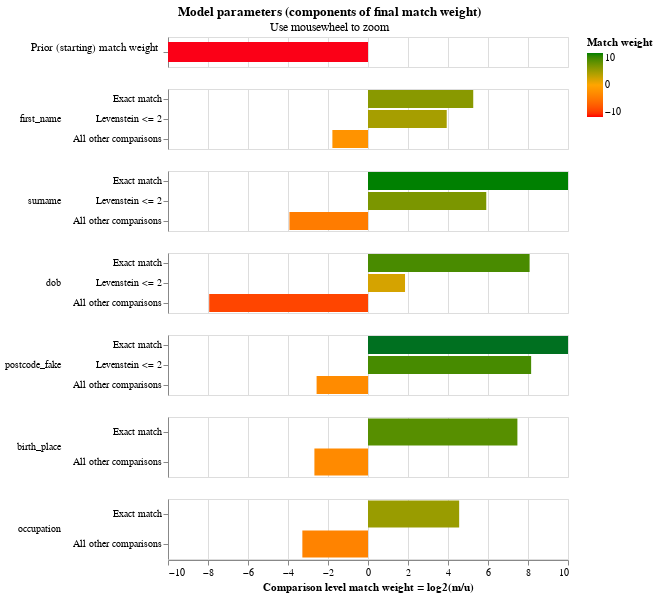

The notebook cell saved with this chart:
### Markdown cell above
The final match weights can be viewed in the match weights chart:

### Code cell
linker.match_weights_chart()

### Figure 1 — Vega-Lite specification as saved in the notebook (floating-point values rounded to 4 significant figures)
{"$schema": "https://vega.github.io/schema/vega-lite/v5.2.json", "config": {"header": {"title": null}, "mark": {"tooltip": null}, "title": {"anchor": "middle"}, "view": {"height": 60, "width": 400}}, "data": {"values": [{"bayes_factor": 0.0001183, "bayes_factor_description": "Proportion of matches is 0.000, equivalent to a starting match weight of -13.045.This means that if two records are drawn at random, one in  8,453.5 is expected to be a match", "comparison_name": "proportion_of_matches", "comparison_sort_order": -1, "comparison_vector_value": 0, "has_tf_adjustments": false, "is_null_level": false, "label_for_charts": "", "log2_bayes_factor": -13.05, "m_probability": null, "m_probability_description": null, "max_comparison_vector_value": 0, "proportion_of_matches": 0.0001183, "sql_condition": null, "tf_adjustment_column": null, "tf_adjustment_weight": null, "u_probability": null, "u_probability_description": null}, {"bayes_factor": 38.37, "bayes_factor_description": "If comparison level is `exact match` then comparison is 38.37 times more likely to be a match", "comparison_name": "first_name", "comparison_sort_order": 0, "comparison_vector_value": 2, "has_tf_adjustments": false, "is_null_level": false, "label_for_charts": "Exact match", "log2_bayes_factor": 5.262, "m_probability": 0.5546, "m_probability_description": "Amongst matching record comparisons, 55.46% of records are in the exact match comparison level", "max_comparison_vector_value": 2, "proportion_of_matches": 0.0001183, "sql_condition": "\"first_name_l\" = \"first_name_r\"", "tf_adjustment_column": null, "tf_adjustment_weight": 1, "u_probability": 0.01445, "u_probability_description": "Amongst non-matching record comparisons, 1.45% of records are in the exact match comparison level"}, {"bayes_factor": 15.3, "bayes_factor_description": "If comparison level is `levenstein <= 2` then comparison is 15.30 times more likely to be a match", "comparison_name": "first_name", "comparison_sort_order": 0, "comparison_vector_value": 1, "has_tf_adjustments": false, "is_null_level": false, "label_for_charts": "Levenstein <= 2", "log2_bayes_factor": 3.936, "m_probability": 0.1617, "m_probability_description": "Amongst matching record comparisons, 16.17% of records are in the levenstein <= 2 comparison level", "max_comparison_vector_value": 2, "proportion_of_matches": 0.0001183, "sql_condition": "levenshtein(\"first_name_l\", \"first_name_r\") <= 2", "tf_adjustment_column": null, "tf_adjustment_weight": 1, "u_probability": 0.01056, "u_probability_description": "Amongst non-matching record comparisons, 1.06% of records are in the levenstein <= 2 comparison level"}, {"bayes_factor": 0.291, "bayes_factor_description": "If comparison level is `all other comparisons` then comparison is  3.44 times less likely to be a match", "comparison_name": "first_name", "comparison_sort_order": 0, "comparison_vector_value": 0, "has_tf_adjustments": false, "is_null_level": false, "label_for_charts": "All other comparisons", "log2_bayes_factor": -1.781, "m_probability": 0.2837, "m_probability_description": "Amongst matching record comparisons, 28.37% of records are in the all other comparisons comparison level", "max_comparison_vector_value": 2, "proportion_of_matches": 0.0001183, "sql_condition": "ELSE", "tf_adjustment_column": null, "tf_adjustment_weight": 1, "u_probability": 0.975, "u_probability_description": "Amongst non-matching record comparisons, 97.50% of records are in the all other comparisons comparison level"}, {"bayes_factor": 1075.0, "bayes_factor_description": "If comparison level is `exact match` then comparison is 1,074.80 times more likely to be a match", "comparison_name": "surname", "comparison_sort_order": 1, "comparison_vector_value": 2, "has_tf_adjustments": false, "is_null_level": false, "label_for_charts": "Exact match", "log2_bayes_factor": 10.07, "m_probability": 0.7856, "m_probability_description": "Amongst matching record comparisons, 78.56% of records are in the exact match comparison level", "max_comparison_vector_value": 2, "proportion_of_matches": 0.0001183, "sql_condition": "\"surname_l\" = \"surname_r\"", "tf_adjustment_column": null, "tf_adjustment_weight": 1, "u_probability": 0.0007309, "u_probability_description": "Amongst non-matching record comparisons, 0.07% of records are in the exact match comparison level"}, {"bayes_factor": 60.26, "bayes_factor_description": "If comparison level is `levenstein <= 2` then comparison is 60.26 times more likely to be a match", "comparison_name": "surname", "comparison_sort_order": 1, "comparison_vector_value": 1, "has_tf_adjustments": false, "is_null_level": false, "label_for_charts": "Levenstein <= 2", "log2_bayes_factor": 5.913, "m_probability": 0.1489, "m_probability_description": "Amongst matching record comparisons, 14.89% of records are in the levenstein <= 2 comparison level", "max_comparison_vector_value": 2, "proportion_of_matches": 0.0001183, "sql_condition": "levenshtein(\"surname_l\", \"surname_r\") <= 2", "tf_adjustment_column": null, "tf_adjustment_weight": 1, "u_probability": 0.00247, "u_probability_description": "Amongst non-matching record comparisons, 0.25% of records are in the levenstein <= 2 comparison level"}, {"bayes_factor": 0.06572, "bayes_factor_description": "If comparison level is `all other comparisons` then comparison is  15.22 times less likely to be a match", "comparison_name": "surname", "comparison_sort_order": 1, "comparison_vector_value": 0, "has_tf_adjustments": false, "is_null_level": false, "label_for_charts": "All other comparisons", "log2_bayes_factor": -3.928, "m_probability": 0.06551, "m_probability_description": "Amongst matching record comparisons, 6.55% of records are in the all other comparisons comparison level", "max_comparison_vector_value": 2, "proportion_of_matches": 0.0001183, "sql_condition": "ELSE", "tf_adjustment_column": null, "tf_adjustment_weight": 1, "u_probability": 0.9968, "u_probability_description": "Amongst non-matching record comparisons, 99.68% of records are in the all other comparisons comparison level"}, {"bayes_factor": 270.6, "bayes_factor_description": "If comparison level is `exact match` then comparison is 270.63 times more likely to be a match", "comparison_name": "dob", "comparison_sort_order": 2, "comparison_vector_value": 2, "has_tf_adjustments": false, "is_null_level": false, "label_for_charts": "Exact match", "log2_bayes_factor": 8.08, "m_probability": 0.6213, "m_probability_description": "Amongst matching record comparisons, 62.13% of records are in the exact match comparison level", "max_comparison_vector_value": 2, "proportion_of_matches": 0.0001183, "sql_condition": "\"dob_l\" = \"dob_r\"", "tf_adjustment_column": null, "tf_adjustment_weight": 1, "u_probability": 0.002296, "u_probability_description": "Amongst non-matching record comparisons, 0.23% of records are in the exact match comparison level"}, {"bayes_factor": 3.608, "bayes_factor_description": "If comparison level is `levenstein <= 2` then comparison is 3.61 times more likely to be a match", "comparison_name": "dob", "comparison_sort_order": 2, "comparison_vector_value": 1, "has_tf_adjustments": false, "is_null_level": false, "label_for_charts": "Levenstein <= 2", "log2_bayes_factor": 1.851, "m_probability": 0.375, "m_probability_description": "Amongst matching record comparisons, 37.50% of records are in the levenstein <= 2 comparison level", "max_comparison_vector_value": 2, "proportion_of_matches": 0.0001183, "sql_condition": "levenshtein(\"dob_l\", \"dob_r\") <= 2", "tf_adjustment_column": null, "tf_adjustment_weight": 1, "u_probability": 0.1039, "u_probability_description": "Amongst non-matching record comparisons, 10.39% of records are in the levenstein <= 2 comparison level"}, {"bayes_factor": 0.004076, "bayes_factor_description": "If comparison level is `all other comparisons` then comparison is  245.35 times less likely to be a match", "comparison_name": "dob", "comparison_sort_order": 2, "comparison_vector_value": 0, "has_tf_adjustments": false, "is_null_level": false, "label_for_charts": "All other comparisons", "log2_bayes_factor": -7.939, "m_probability": 0.003643, "m_probability_description": "Amongst matching record comparisons, 0.36% of records are in the all other comparisons comparison level", "max_comparison_vector_value": 2, "proportion_of_matches": 0.0001183, "sql_condition": "ELSE", "tf_adjustment_column": null, "tf_adjustment_weight": 1, "u_probability": 0.8938, "u_probability_description": "Amongst non-matching record comparisons, 89.38% of records are in the all other comparisons comparison level"}, {"bayes_factor": 5329.0, "bayes_factor_description": "If comparison level is `exact match` then comparison is 5,328.62 times more likely to be a match", "comparison_name": "postcode_fake", "comparison_sort_order": 3, "comparison_vector_value": 2, "has_tf_adjustments": false, "is_null_level": false, "label_for_charts": "Exact match", "log2_bayes_factor": 12.38, "m_probability": 0.6889, "m_probability_description": "Amongst matching record comparisons, 68.89% of records are in the exact match comparison level", "max_comparison_vector_value": 2, "proportion_of_matches": 0.0001183, "sql_condition": "\"postcode_fake_l\" = \"postcode_fake_r\"", "tf_adjustment_column": null, "tf_adjustment_weight": 1, "u_probability": 0.0001293, "u_probability_description": "Amongst non-matching record comparisons, 0.01% of records are in the exact match comparison level"}, {"bayes_factor": 285.4, "bayes_factor_description": "If comparison level is `levenstein <= 2` then comparison is 285.37 times more likely to be a match", "comparison_name": "postcode_fake", "comparison_sort_order": 3, "comparison_vector_value": 1, "has_tf_adjustments": false, "is_null_level": false, "label_for_charts": "Levenstein <= 2", "log2_bayes_factor": 8.157, "m_probability": 0.1428, "m_probability_description": "Amongst matching record comparisons, 14.28% of records are in the levenstein <= 2 comparison level", "max_comparison_vector_value": 2, "proportion_of_matches": 0.0001183, "sql_condition": "levenshtein(\"postcode_fake_l\", \"postcode_fake_r\") <= 2", "tf_adjustment_column": null, "tf_adjustment_weight": 1, "u_probability": 0.0005005, "u_probability_description": "Amongst non-matching record comparisons, 0.05% of records are in the levenstein <= 2 comparison level"}, {"bayes_factor": 0.1684, "bayes_factor_description": "If comparison level is `all other comparisons` then comparison is  5.94 times less likely to be a match", "comparison_name": "postcode_fake", "comparison_sort_order": 3, "comparison_vector_value": 0, "has_tf_adjustments": false, "is_null_level": false, "label_for_charts": "All other comparisons", "log2_bayes_factor": -2.57, "m_probability": 0.1683, "m_probability_description": "Amongst matching record comparisons, 16.83% of records are in the all other comparisons comparison level", "max_comparison_vector_value": 2, "proportion_of_matches": 0.0001183, "sql_condition": "ELSE", "tf_adjustment_column": null, "tf_adjustment_weight": 1, "u_probability": 0.9994, "u_probability_description": "Amongst non-matching record comparisons, 99.94% of records are in the all other comparisons comparison level"}, {"bayes_factor": 177.3, "bayes_factor_description": "If comparison level is `exact match` then comparison is 177.29 times more likely to be a match", "comparison_name": "birth_place", "comparison_sort_order": 4, "comparison_vector_value": 1, "has_tf_adjustments": false, "is_null_level": false, "label_for_charts": "Exact match", "log2_bayes_factor": 7.47, "m_probability": 0.8447, "m_probability_description": "Amongst matching record comparisons, 84.47% of records are in the exact match comparison level", "max_comparison_vector_value": 1, "proportion_of_matches": 0.0001183, "sql_condition": "\"birth_place_l\" = \"birth_place_r\"", "tf_adjustment_column": null, "tf_adjustment_weight": 1, "u_probability": 0.004765, "u_probability_description": "Amongst non-matching record comparisons, 0.48% of records are in the exact match comparison level"}, {"bayes_factor": 0.156, "bayes_factor_description": "If comparison level is `all other comparisons` then comparison is  6.41 times less likely to be a match", "comparison_name": "birth_place", "comparison_sort_order": 4, "comparison_vector_value": 0, "has_tf_adjustments": false, "is_null_level": false, "label_for_charts": "All other comparisons", "log2_bayes_factor": -2.68, "m_probability": 0.1553, "m_probability_description": "Amongst matching record comparisons, 15.53% of records are in the all other comparisons comparison level", "max_comparison_vector_value": 1, "proportion_of_matches": 0.0001183, "sql_condition": "ELSE", "tf_adjustment_column": null, "tf_adjustment_weight": 1, "u_probability": 0.9952, "u_probability_description": "Amongst non-matching record comparisons, 99.52% of records are in the all other comparisons comparison level"}, {"bayes_factor": 23.56, "bayes_factor_description": "If comparison level is `exact match` then comparison is 23.56 times more likely to be a match", "comparison_name": "occupation", "comparison_sort_order": 5, "comparison_vector_value": 1, "has_tf_adjustments": false, "is_null_level": false, "label_for_charts": "Exact match", "log2_bayes_factor": 4.558, "m_probability": 0.9011, "m_probability_description": "Amongst matching record comparisons, 90.11% of records are in the exact match comparison level", "max_comparison_vector_value": 1, "proportion_of_matches": 0.0001183, "sql_condition": "\"occupation_l\" = \"occupation_r\"", "tf_adjustment_column": null, "tf_adjustment_weight": 1, "u_probability": 0.03825, "u_probability_description": "Amongst non-matching record comparisons, 3.82% of records are in the exact match comparison level"}, {"bayes_factor": 0.1028, "bayes_factor_description": "If comparison level is `all other comparisons` then comparison is  9.73 times less likely to be a match", "comparison_name": "occupation", "comparison_sort_order": 5, "comparison_vector_value": 0, "has_tf_adjustments": false, "is_null_level": false, "label_for_charts": "All other comparisons", "log2_bayes_factor": -3.282, "m_probability": 0.09885, "m_probability_description": "Amongst matching record comparisons, 9.89% of records are in the all other comparisons comparison level", "max_comparison_vector_value": 1, "proportion_of_matches": 0.0001183, "sql_condition": "ELSE", "tf_adjustment_column": null, "tf_adjustment_weight": 1, "u_probability": 0.9618, "u_probability_description": "Amongst non-matching record comparisons, 96.18% of records are in the all other comparisons comparison level"}]}, "resolve": {"axis": {"y": "independent"}, "scale": {"y": "independent"}}, "selection": {"zoom_selector": {"bind": "scales", "encodings": ["x"], "type": "interval"}}, "title": {"subtitle": "Use mousewheel to zoom", "text": "Model parameters (components of final match weight)"}, "vconcat": [{"encoding": {"color": {"field": "log2_bayes_factor", "scale": {"domain": [-10, 0, 10], "range": ["red", "orange", "green"]}, "title": "Match weight", "type": "quantitative"}, "tooltip": [{"field": "comparison_name", "title": "Comparison name", "type": "nominal"}, {"field": "proportion_of_matches", "format": ".4f", "title": "Proportion of matches", "type": "nominal"}, {"field": "log2_bayes_factor", "format": ",.4f", "title": "Equivalent match weight", "type": "quantitative"}, {"field": "bayes_factor_description", "title": "Match weight description", "type": "nominal"}], "x": {"axis": {"domain": false, "labels": false, "ticks": false, "title": ""}, "field": "log2_bayes_factor", "scale": {"domain": [-10, 10]}, "type": "quantitative"}, "y": {"axis": {"title": "Prior (starting) match weight", "titleAlign": "right", "titleAngle": 0, "titleFontWeight": "normal"}, "field": "label_for_charts", "sort": {"field": "comparison_vector_value", "order": "descending"}, "type": "nominal"}}, "height": 30, "mark": {"clip": true, "height": 20, "type": "bar"}, "selection": {"zoom_selector": {"bind": "scales", "encodings": ["x"], "type": "interval"}}, "transform": [{"filter": "(datum.comparison_name == 'proportion_of_matches')"}]}, {"encoding": {"color": {"field": "log2_bayes_factor", "scale": {"domain": [-10, 0, 10], "range": ["red", "orange", "green"]}, "title": "Match weight", "type": "quantitative"}, "row": {"field": "comparison_name", "header": {"labelAlign": "left", "labelAnchor": "middle", "labelAngle": 0}, "sort": {"field": "comparison_sort_order"}, "type": "nominal"}, "tooltip": [{"field": "comparison_name", "title": "Comparison name", "type": "nominal"}, {"field": "label_for_charts", "title": "Label", "type": "ordinal"}, {"field": "sql_condition", "title": "SQL condition", "type": "nominal"}, {"field": "m_probability", "format": ".4f", "title": "M probability", "type": "quantitative"}, {"field": "u_probability", "format": ".4f", "title": "U probability", "type": "quantitative"}, {"field": "bayes_factor", "format": ",.4f", "title": "Bayes factor = m/u", "type": "quantitative"}, {"field": "log2_bayes_factor", "format": ",.4f", "title": "Match weight = log2(m/u)", "type": "quantitative"}, {"field": "bayes_factor_description", "title": "Match weight description", "type": "nominal"}], "x": {"axis": {"title": "Comparison level match weight = log2(m/u)"}, "field": "log2_bayes_factor", "scale": {"domain": [-10, 10]}, "type": "quantitative"}, "y": {"axis": {"title": null}, "field": "label_for_charts", "sort": {"field": "comparison_vector_value", "order": "descending"}, "type": "nominal"}}, "mark": {"clip": true, "type": "bar"}, "resolve": {"axis": {"y": "independent"}, "scale": {"y": "independent"}}, "selection": {"zoom_selector": {"bind": "scales", "encodings": ["x"], "type": "interval"}}, "transform": [{"filter": "(datum.comparison_name != 'proportion_of_matches')"}]}]}
